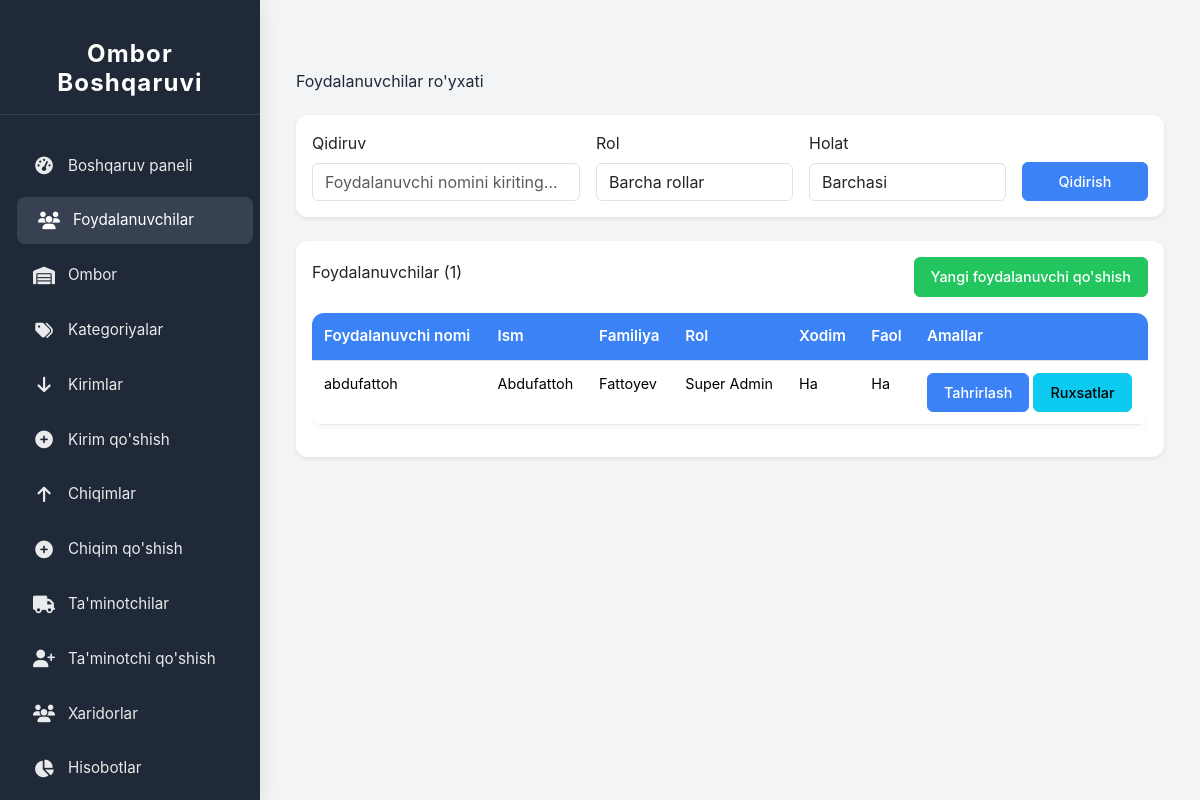
/users/ (signed in), run on the app's committed database.
### core/models.py (models this page shows, shortened)
class User(AbstractUser):
    ROLE_CHOICES = (
        ('super_admin', 'Super Admin'),
        ('admin', 'Admin'),
        ('user', 'Foydalanuvchi'),
    )
    role = models.CharField(
        max_length=20,
        choices=ROLE_CHOICES,
        default='user',
        verbose_name='Rol',
        help_text='Foydalanuvchi roli'
    )
    objects = UserManager()
    class Meta:
        verbose_name = 'Foydalanuvchi'
        verbose_name_plural = 'Foydalanuvchilar'
        db_table = 'custom_user'
        ordering = ['username']

### core/views.py (the view)
# urls.py: path('users/', views.user_list, name='user_list'),
@login_required
@user_passes_test(is_superuser, login_url='dashboard')
def user_list(request):
    search_query = request.GET.get('search', '')
    role_filter = request.GET.get('role', '')
    users = User.objects.all().order_by('-date_joined')
    if search_query:
        users = users.filter(username__icontains=search_query)
    if role_filter:
        users = users.filter(role=role_filter)
    paginator = Paginator(users, 20)
    page_number = request.GET.get('page')
    page_obj = paginator.get_page(page_number)
    context = {
        'page_obj': page_obj,
        'search_query': search_query,
        'role_filter': role_filter,
        'role_choices': User.ROLE_CHOICES,
        'total_count': users.count(),
    }
    return render(request, 'core/user_list.html', context)

### core/views.py (called while the page is built)
def is_superuser(user):
    return user.is_superuser

### templates/core/user_list.html (shortened to what this page needs)
{% extends 'index.html' %}
{% block content %}
<div class="container mt-5">
    <h2 class="mb-4">Foydalanuvchilar ro'yxati</h2>
    <div class="card shadow-sm mb-4">
        <div class="card-body">
            <form method="get" class="row g-3">
                <div class="col-md-4">
                    <label for="search" class="form-label">Qidiruv</label>
                    <input type="text" name="search" id="search" class="form-control" value="{{ search_query }}" placeholder="Foydalanuvchi nomini kiriting...">
                </div>
                <div class="col-md-3">
                    <label for="role" class="form-label">Rol</label>
                    <select name="role" id="role" class="form-control">
                        <option value="">Barcha rollar</option>
                    </select>
                </div>
                <div class="col-md-3">
                    <label for="is_active" class="form-label">Holat</label>
                    <select name="is_active" id="is_active" class="form-control">
                        <option value="">Barchasi</option>
                    </select>
                </div>
                <div class="col-md-2 align-self-end">
                    <button type="submit" class="btn btn-primary w-100">Qidirish</button>
                </div>
            </form>
        </div>
    </div>
    <div class="card shadow-sm">
        <div class="card-body">
            <div class="d-flex justify-content-between align-items-center mb-3">
                <h5 class="card-title">Foydalanuvchilar ({{ total_count }})</h5>
                <a href="{% url 'user_create' %}" class="btn btn-success">Yangi foydalanuvchi qo'shish</a>
            </div>
            <div class="table-responsive">
                <table class="table table-hover">
                    <thead>
                        <tr>
                            <th>Foydalanuvchi nomi</th>
                            <th>Ism</th>
                            <th>Familiya</th>
                            <th>Rol</th>
                            <th>Xodim</th>
                            <th>Faol</th>
                            <th>Amallar</th>
                        </tr>
                    </thead>
                    <tbody>
                        {% for user in page_obj %}
                            <tr>
                                <td>{{ user.username }}</td>
                                <td>{{ user.first_name|default:'-' }}</td>
                                <td>{{ user.last_name|default:'-' }}</td>
                                <td>{{ user.get_role_display }}</td>
                                <td>{{ user.is_staff|yesno:"Ha,Yo'q" }}</td>
                                <td>{{ user.is_active|yesno:"Ha,Yo'q" }}</td>
                                <td>
                                    <a href="{% url 'user_edit' user.id %}" class="btn btn-sm btn-primary">Tahrirlash</a>
                                    <a href="{% url 'user_permissions' user.id %}" class="btn btn-sm btn-info">Ruxsatlar</a>
                                </td>
                            </tr>
                        {% empty %}
                            <tr>
                                <td colspan="7" class="text-center">Foydalanuvchilar mavjud emas</td>
                            </tr>
                        {% endfor %}
                    </tbody>
                </table>
            </div>
        </div>
    </div>
</div>
{% endblock %}

### templates/index.html (style rules this page uses)
:root { --primary-color: #3b82f6; --primary-dark: #2563eb; --text-color: #1f2937; --sidebar-bg: #1f2937; --sidebar-hover: #374151; --success-color: #22c55e; --danger-color: #ef4444; --warning-color: #f59e0b; --bg-light: #f3f4f6; }
body { font-family: 'Inter', 'Segoe UI', Tahoma, Geneva, Verdana, sans-serif; background-color: var(--bg-light); color: var(--text-color); min-height: 100vh; overflow-x: hidden; }
.table { width: 100%; border-collapse: separate; border-spacing: 0; background-color: white; border-radius: 0.75rem; overflow: hidden; box-shadow: 0 2px 10px rgba(0, 0, 0, 0.05); }
.table th { background: var(--primary-color); color: white; font-weight: 600; padding: 0.75rem; font-size: 0.95rem; }
.table td { padding: 0.75rem; border-bottom: 1px solid #e5e7eb; font-size: 0.9rem; }
.card { border: none; border-radius: 0.75rem; box-shadow: 0 2px 10px rgba(0, 0, 0, 0.05); margin-bottom: 1.5rem; }
.btn { padding: 0.5rem 1rem; border-radius: 0.375rem; font-size: 0.9rem; font-weight: 500; transition: all 0.2s ease; }
.btn-primary { background-color: var(--primary-color); border-color: var(--primary-color); }
.btn-success { background-color: var(--success-color); border-color: var(--success-color); }

### data on the page
User: username "abdufattoh", first_name "Abdufattoh", last_name "Fattoyev", role "Super Admin", is_staff "Ha", is_active "Ha"

### other printed values
{{ total_count }} "1"
